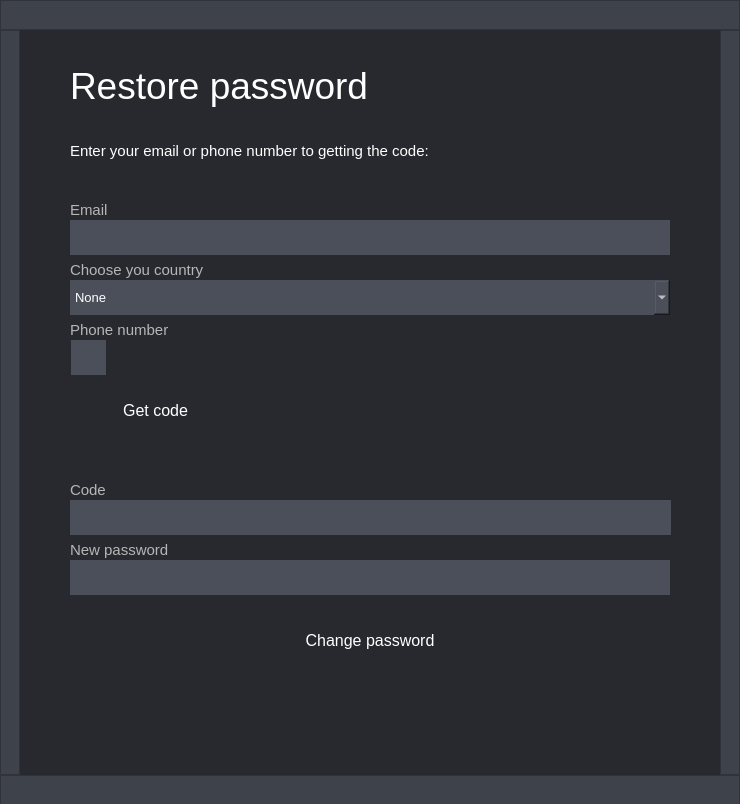
<?xml version="1.0" encoding="UTF-8"?>
<ui version="4.0">
 <class>RestorePassword</class>
 <widget class="QDialog" name="RestorePassword">
  <property name="geometry">
   <rect>
    <x>0</x>
    <y>0</y>
    <width>740</width>
    <height>804</height>
   </rect>
  </property>
  <property name="windowTitle">
   <string>Dialog</string>
  </property>
  <property name="styleSheet">
   <string notr="true">background-color: rgb(39, 41, 47);</string>
  </property>
  <widget class="QLabel" name="label">
   <property name="geometry">
    <rect>
     <x>70</x>
     <y>60</y>
     <width>301</width>
     <height>51</height>
    </rect>
   </property>
   <property name="font">
    <font>
     <family>Arial</family>
     <pointsize>28</pointsize>
    </font>
   </property>
   <property name="styleSheet">
    <string notr="true">color: rgb(255, 255, 255);</string>
   </property>
   <property name="text">
    <string>Restore password</string>
   </property>
  </widget>
  <widget class="QLabel" name="Email_label">
   <property name="geometry">
    <rect>
     <x>70</x>
     <y>200</y>
     <width>281</width>
     <height>20</height>
    </rect>
   </property>
   <property name="font">
    <font>
     <family>Arial</family>
     <pointsize>11</pointsize>
    </font>
   </property>
   <property name="styleSheet">
    <string notr="true">color: rgb(182, 182, 182);</string>
   </property>
   <property name="text">
    <string>Email</string>
   </property>
  </widget>
  <widget class="QLineEdit" name="Email_lineEdit">
   <property name="geometry">
    <rect>
     <x>70</x>
     <y>220</y>
     <width>600</width>
     <height>35</height>
    </rect>
   </property>
   <property name="sizePolicy">
    <sizepolicy hsizetype="Expanding" vsizetype="Expanding">
     <horstretch>0</horstretch>
     <verstretch>0</verstretch>
    </sizepolicy>
   </property>
   <property name="font">
    <font>
     <family>Arial</family>
     <pointsize>11</pointsize>
    </font>
   </property>
   <property name="styleSheet">
    <string notr="true">color: rgb(255, 255, 255);

background-color: rgb(74, 79, 90);</string>
   </property>
   <property name="text">
    <string/>
   </property>
   <property name="frame">
    <bool>false</bool>
   </property>
  </widget>
  <widget class="QLabel" name="PhoneNumber_label">
   <property name="geometry">
    <rect>
     <x>70</x>
     <y>320</y>
     <width>281</width>
     <height>20</height>
    </rect>
   </property>
   <property name="font">
    <font>
     <family>Arial</family>
     <pointsize>11</pointsize>
    </font>
   </property>
   <property name="styleSheet">
    <string notr="true">color: rgb(182, 182, 182);</string>
   </property>
   <property name="text">
    <string>Phone number</string>
   </property>
  </widget>
  <widget class="QLabel" name="label_2">
   <property name="geometry">
    <rect>
     <x>70</x>
     <y>140</y>
     <width>361</width>
     <height>21</height>
    </rect>
   </property>
   <property name="font">
    <font>
     <family>Arial</family>
     <pointsize>11</pointsize>
    </font>
   </property>
   <property name="styleSheet">
    <string notr="true">color: rgb(255, 255, 255);</string>
   </property>
   <property name="text">
    <string>Enter your email or phone number to getting the code:</string>
   </property>
  </widget>
  <widget class="QPushButton" name="GetCode_button">
   <property name="geometry">
    <rect>
     <x>70</x>
     <y>390</y>
     <width>171</width>
     <height>40</height>
    </rect>
   </property>
   <property name="font">
    <font>
     <family>Arial</family>
     <pointsize>12</pointsize>
     <bold>false</bold>
    </font>
   </property>
   <property name="cursor">
    <cursorShape>PointingHandCursor</cursorShape>
   </property>
   <property name="styleSheet">
    <string notr="true">QPushButton
{
	color: rgb(255, 255, 255);
	background: qlineargradient(x1:0, y1:0, x2:1, y2:1,
                stop:0 rgb(0, 200, 250), 
				stop: 0.4 rgb(30, 150, 255),
                stop:1 rgb(60, 90, 255));
	border: 0px;
}
QPushButton:hover
{
	
	background-color: rgb(25, 206, 255);
}</string>
   </property>
   <property name="text">
    <string>Get code</string>
   </property>
   <property name="iconSize">
    <size>
     <width>220</width>
     <height>40</height>
    </size>
   </property>
   <property name="autoRepeatDelay">
    <number>0</number>
   </property>
   <property name="autoRepeatInterval">
    <number>-4</number>
   </property>
   <property name="default">
    <bool>false</bool>
   </property>
  </widget>
  <widget class="QLabel" name="CodeError">
   <property name="geometry">
    <rect>
     <x>260</x>
     <y>390</y>
     <width>411</width>
     <height>41</height>
    </rect>
   </property>
   <property name="font">
    <font>
     <family>Arial</family>
     <pointsize>10</pointsize>
    </font>
   </property>
   <property name="styleSheet">
    <string notr="true">background-color: none;
color: rgb(255, 50, 0);</string>
   </property>
   <property name="text">
    <string/>
   </property>
  </widget>
  <widget class="QLabel" name="Code_label">
   <property name="geometry">
    <rect>
     <x>70</x>
     <y>480</y>
     <width>41</width>
     <height>20</height>
    </rect>
   </property>
   <property name="font">
    <font>
     <family>Arial</family>
     <pointsize>11</pointsize>
    </font>
   </property>
   <property name="styleSheet">
    <string notr="true">color: rgb(182, 182, 182);</string>
   </property>
   <property name="text">
    <string>Code</string>
   </property>
  </widget>
  <widget class="QLineEdit" name="Code_lineEdit">
   <property name="geometry">
    <rect>
     <x>70</x>
     <y>500</y>
     <width>601</width>
     <height>35</height>
    </rect>
   </property>
   <property name="sizePolicy">
    <sizepolicy hsizetype="Expanding" vsizetype="Expanding">
     <horstretch>0</horstretch>
     <verstretch>0</verstretch>
    </sizepolicy>
   </property>
   <property name="font">
    <font>
     <family>Arial</family>
     <pointsize>11</pointsize>
    </font>
   </property>
   <property name="styleSheet">
    <string notr="true">color: rgb(255, 255, 255);

background-color: rgb(74, 79, 90);</string>
   </property>
   <property name="text">
    <string/>
   </property>
   <property name="frame">
    <bool>false</bool>
   </property>
  </widget>
  <widget class="QLabel" name="NewPassword_label">
   <property name="geometry">
    <rect>
     <x>70</x>
     <y>540</y>
     <width>281</width>
     <height>20</height>
    </rect>
   </property>
   <property name="font">
    <font>
     <family>Arial</family>
     <pointsize>11</pointsize>
    </font>
   </property>
   <property name="styleSheet">
    <string notr="true">color: rgb(182, 182, 182);</string>
   </property>
   <property name="text">
    <string>New password</string>
   </property>
  </widget>
  <widget class="QLineEdit" name="NewPassword_lineEdit">
   <property name="geometry">
    <rect>
     <x>70</x>
     <y>560</y>
     <width>600</width>
     <height>35</height>
    </rect>
   </property>
   <property name="sizePolicy">
    <sizepolicy hsizetype="Expanding" vsizetype="Expanding">
     <horstretch>0</horstretch>
     <verstretch>0</verstretch>
    </sizepolicy>
   </property>
   <property name="font">
    <font>
     <family>Arial</family>
     <pointsize>11</pointsize>
    </font>
   </property>
   <property name="styleSheet">
    <string notr="true">color: rgb(255, 255, 255);

background-color: rgb(74, 79, 90);</string>
   </property>
   <property name="text">
    <string/>
   </property>
   <property name="frame">
    <bool>false</bool>
   </property>
  </widget>
  <widget class="QPushButton" name="ChangePassword_button">
   <property name="geometry">
    <rect>
     <x>70</x>
     <y>620</y>
     <width>600</width>
     <height>40</height>
    </rect>
   </property>
   <property name="font">
    <font>
     <family>Arial</family>
     <pointsize>12</pointsize>
     <bold>false</bold>
    </font>
   </property>
   <property name="cursor">
    <cursorShape>PointingHandCursor</cursorShape>
   </property>
   <property name="styleSheet">
    <string notr="true">QPushButton
{
	color: rgb(255, 255, 255);
	background: qlineargradient(x1:0, y1:0, x2:1, y2:1,
                stop:0 rgb(0, 200, 250), 
				stop: 0.4 rgb(30, 150, 255),
                stop:1 rgb(60, 90, 255));
	border: 0px;
}
QPushButton:hover
{
	
	background-color: rgb(25, 206, 255);
}</string>
   </property>
   <property name="text">
    <string>Change password</string>
   </property>
   <property name="iconSize">
    <size>
     <width>220</width>
     <height>40</height>
    </size>
   </property>
   <property name="autoRepeatDelay">
    <number>0</number>
   </property>
   <property name="autoRepeatInterval">
    <number>-4</number>
   </property>
   <property name="default">
    <bool>false</bool>
   </property>
  </widget>
  <widget class="QLabel" name="Error_window_label">
   <property name="geometry">
    <rect>
     <x>70</x>
     <y>690</y>
     <width>600</width>
     <height>81</height>
    </rect>
   </property>
   <property name="font">
    <font>
     <family>Arial</family>
     <pointsize>10</pointsize>
    </font>
   </property>
   <property name="styleSheet">
    <string notr="true">background-color: none;
color: rgb(255, 50, 0);</string>
   </property>
   <property name="text">
    <string/>
   </property>
   <property name="alignment">
    <set>Qt::AlignHCenter|Qt::AlignTop</set>
   </property>
  </widget>
  <widget class="QFrame" name="UpperBorder_frame">
   <property name="geometry">
    <rect>
     <x>0</x>
     <y>0</y>
     <width>740</width>
     <height>30</height>
    </rect>
   </property>
   <property name="styleSheet">
    <string notr="true">background-color: rgb(62, 66, 75);</string>
   </property>
   <property name="frameShape">
    <enum>QFrame::StyledPanel</enum>
   </property>
   <property name="frameShadow">
    <enum>QFrame::Raised</enum>
   </property>
   <widget class="QPushButton" name="Close_button">
    <property name="geometry">
     <rect>
      <x>715</x>
      <y>0</y>
      <width>25</width>
      <height>25</height>
     </rect>
    </property>
    <property name="styleSheet">
     <string notr="true">QPushButton
{	
	background-color: rgba(0, 0, 0, 0);
	border: 0px; 
}
QPushButton:hover
{ 
	background-color: rgb(249, 22, 34);
 }
</string>
    </property>
    <property name="text">
     <string/>
    </property>
    <property name="icon">
     <iconset>
      <normaloff>../build-DesktopClient_qt6-Desktop_Qt_6_6_0_MSVC2019_64bit-Debug/ApplicationIcons/CloseCross.png</normaloff>../build-DesktopClient_qt6-Desktop_Qt_6_6_0_MSVC2019_64bit-Debug/ApplicationIcons/CloseCross.png</iconset>
    </property>
    <property name="iconSize">
     <size>
      <width>14</width>
      <height>14</height>
     </size>
    </property>
   </widget>
  </widget>
  <widget class="QFrame" name="LeftBorder_frame">
   <property name="geometry">
    <rect>
     <x>0</x>
     <y>30</y>
     <width>20</width>
     <height>745</height>
    </rect>
   </property>
   <property name="styleSheet">
    <string notr="true">background-color: rgb(62, 66, 75);
</string>
   </property>
   <property name="frameShape">
    <enum>QFrame::StyledPanel</enum>
   </property>
   <property name="frameShadow">
    <enum>QFrame::Raised</enum>
   </property>
  </widget>
  <widget class="QFrame" name="LeftBorder_frame_2">
   <property name="geometry">
    <rect>
     <x>720</x>
     <y>30</y>
     <width>20</width>
     <height>745</height>
    </rect>
   </property>
   <property name="styleSheet">
    <string notr="true">background-color: rgb(62, 66, 75);
</string>
   </property>
   <property name="frameShape">
    <enum>QFrame::StyledPanel</enum>
   </property>
   <property name="frameShadow">
    <enum>QFrame::Raised</enum>
   </property>
  </widget>
  <widget class="QFrame" name="BottomBorder_frame">
   <property name="geometry">
    <rect>
     <x>0</x>
     <y>775</y>
     <width>740</width>
     <height>30</height>
    </rect>
   </property>
   <property name="styleSheet">
    <string notr="true">background-color: rgb(62, 66, 75);</string>
   </property>
   <property name="frameShape">
    <enum>QFrame::StyledPanel</enum>
   </property>
   <property name="frameShadow">
    <enum>QFrame::Raised</enum>
   </property>
  </widget>
  <widget class="QLineEdit" name="PhoneCode_lineEdit">
   <property name="geometry">
    <rect>
     <x>71</x>
     <y>340</y>
     <width>35</width>
     <height>35</height>
    </rect>
   </property>
   <property name="sizePolicy">
    <sizepolicy hsizetype="Expanding" vsizetype="Expanding">
     <horstretch>0</horstretch>
     <verstretch>0</verstretch>
    </sizepolicy>
   </property>
   <property name="font">
    <font>
     <family>Arial</family>
     <pointsize>11</pointsize>
    </font>
   </property>
   <property name="styleSheet">
    <string notr="true">color: rgb(255, 255, 255);

background-color: rgb(74, 79, 90);</string>
   </property>
   <property name="text">
    <string/>
   </property>
   <property name="maxLength">
    <number>10</number>
   </property>
   <property name="frame">
    <bool>false</bool>
   </property>
   <property name="readOnly">
    <bool>true</bool>
   </property>
  </widget>
  <widget class="QLabel" name="Choose_your_country_label">
   <property name="geometry">
    <rect>
     <x>70</x>
     <y>260</y>
     <width>171</width>
     <height>20</height>
    </rect>
   </property>
   <property name="font">
    <font>
     <family>Arial</family>
     <pointsize>11</pointsize>
    </font>
   </property>
   <property name="styleSheet">
    <string notr="true">color: rgb(182, 182, 182);</string>
   </property>
   <property name="text">
    <string>Choose you country</string>
   </property>
  </widget>
  <widget class="QComboBox" name="Countries_comboBox">
   <property name="geometry">
    <rect>
     <x>70</x>
     <y>280</y>
     <width>600</width>
     <height>35</height>
    </rect>
   </property>
   <property name="font">
    <font>
     <family>Arial</family>
     <pointsize>10</pointsize>
    </font>
   </property>
   <property name="styleSheet">
    <string notr="true">color: rgb(255, 255, 255);
border: 0px;
background-color: rgb(74, 79, 90);</string>
   </property>
   <item>
    <property name="text">
     <string>None</string>
    </property>
   </item>
   <item>
    <property name="text">
     <string>USA</string>
    </property>
   </item>
   <item>
    <property name="text">
     <string>Canada</string>
    </property>
   </item>
   <item>
    <property name="text">
     <string>Russia</string>
    </property>
   </item>
   <item>
    <property name="text">
     <string>UK</string>
    </property>
   </item>
   <item>
    <property name="text">
     <string>France</string>
    </property>
   </item>
   <item>
    <property name="text">
     <string>Germany</string>
    </property>
   </item>
   <item>
    <property name="text">
     <string>Japan</string>
    </property>
   </item>
   <item>
    <property name="text">
     <string>China</string>
    </property>
   </item>
  </widget>
 </widget>
 <resources/>
 <connections/>
</ui>
